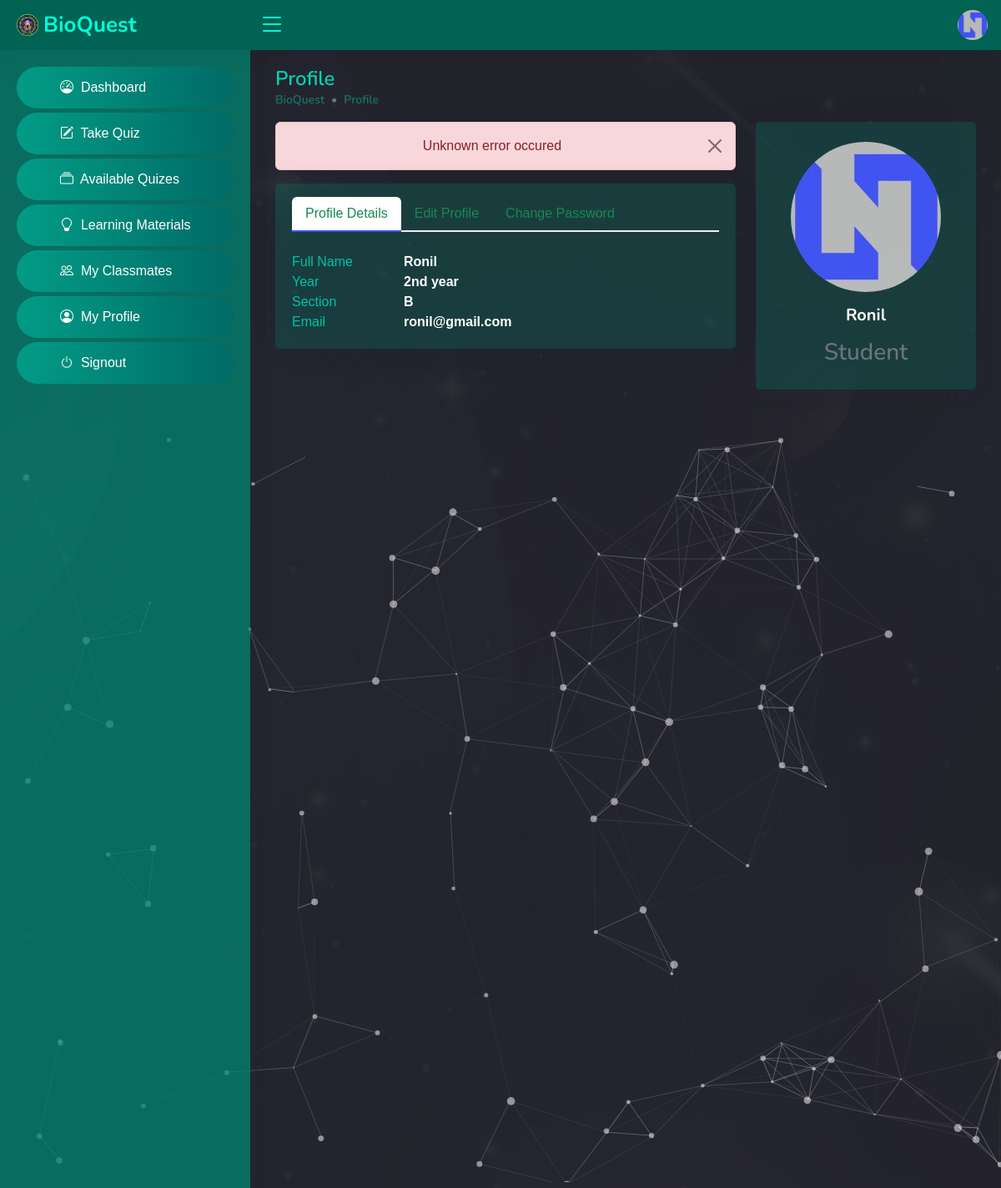
Screenshot of /student/profile.php?unknown (signed in) with the database file from the repository.
### tables this page shows
CREATE TABLE IF NOT EXISTS `tbl_student` (
  `id` int NOT NULL AUTO_INCREMENT,
  `email` varchar(50) NOT NULL,
  `student_id` varchar(50) NOT NULL,
  `password` varchar(50) NOT NULL,
  `firstname` varchar(50) NOT NULL,
  `middlename` varchar(50) NOT NULL,
  `lastname` varchar(50) NOT NULL,
  `year_level` int NOT NULL,
  `section` int NOT NULL,
  `img_url` varchar(50) NOT NULL,
  `created_at` varchar(50) NOT NULL,
  PRIMARY KEY (`id`),
  KEY `year_level` (`year_level`),
  KEY `section` (`section`),
  KEY `section_2` (`section`)
);

CREATE TABLE IF NOT EXISTS `tbl_year_level` (
  `id` int NOT NULL AUTO_INCREMENT,
  `year_level` varchar(50) NOT NULL,
  PRIMARY KEY (`id`)
);

CREATE TABLE IF NOT EXISTS `tbl_section` (
  `id` int NOT NULL AUTO_INCREMENT,
  `section` varchar(50) NOT NULL,
  PRIMARY KEY (`id`)
);

### student/profile.php (the view, shortened to what this page needs)
<?php
include('../database-connection.php');
if (isset($_SESSION['id'])) {
    $student_id = $_SESSION['id'];
    $stmt = $conn->prepare(' SELECT
    tbl_student.id,
    tbl_student.email,
    tbl_student.firstname,
    tbl_student.middlename,
    tbl_student.lastname,
    tbl_year_level.year_level,
    tbl_section.section,
    tbl_student.img_url
    FROM tbl_student
    INNER JOIN tbl_year_level ON tbl_student.year_level = tbl_year_level.id
    INNER JOIN tbl_section ON tbl_student.section = tbl_section.id
    WHERE tbl_student.id = ? ');
    $stmt->bind_param('i', $student_id);
    $stmt->execute();
    $result = $stmt->get_result();
    $row = $result->fetch_assoc();
    $email = $row['email'];
    $year_level = $row['year_level'];
    $section = $row['section'];
?>
    <!DOCTYPE html>
    <html lang="en">
    <head>
        <?php include '../other-includes/head.php' ?>
    </head>
    <body>
        <?php include 'top-nav.php' ?>
        <?php include 'side-nav.php' ?>
        <div id="start">
            <div id="particles-js">
                <main id="main" class="main">
                    <div class="pagetitle">
                        <h1>Profile</h1>
                        <nav style="--bs-breadcrumb-divider: '•';">
                            <ol class="breadcrumb">
                                <li class="breadcrumb-item">BioQuest</li>
                                <li class="breadcrumb-item">Profile</li>
                            </ol>
                        </nav>
                    </div>
                    <section class="section profile">
                        <div class="row">
                            <div class="col-xl-8">
                                <?php
                                if (isset($_GET['unknown'])) {
                                ?>
                                    <div class="alert alert-danger alert-dismissible fade show d-flex align-items-center justify-content-center" role="alert">
                                        <?php echo $_GET['unknown'], "Unknown error occured"; ?>
                                        <a href="profile.php">
                                            <button type="button" class="btn-close" data-bs-dismiss="alert" aria-label="Close"></button>
                                        </a>
                                    </div>
                                <?php
                                }
                                ?>
                                <div class="card">
                                    <div class="card-body pt-3">
                                        <ul class="nav nav-tabs nav-tabs-bordered">
                                            <li class="nav-item">
                                                <button class="nav-link active text-success" data-bs-toggle="tab" data-bs-target="#profile-overview">Profile Details</button>
                                            </li>
                                            <li class="nav-item">
                                                <button class="nav-link text-success" data-bs-toggle="tab" data-bs-target="#profile-edit">Edit
                                                    Profile</button>
                                            </li>
                                            <li class="nav-item">
                                                <button class="nav-link text-success" data-bs-toggle="tab" data-bs-target="#profile-change-password">Change Password</button>
                                            </li>
                                        </ul>
                                        <div class="tab-content pt-2">
                                            <div class="tab-pane fade show active profile-overview pt-3" id="profile-overview">
                                                <form action="">
                                                    <div class="row">
                                                        <div class="col-lg-3 col-md-4 label"><label>Full Name</label></div>
                                                        <div class="col-lg-9 col-md-8 text-white fw-bold"><?php echo $firstname . " " . $middlename . " " . $lastname ?></div>
                                                    </div>
                                                    <div class="row">
                                                        <div class="col-lg-3 col-md-4 label"><label>Year</label></div>
                                                        <div class="col-lg-9 col-md-8 text-white fw-bold"><?php echo $year_level ?></div>
                                                    </div>
                                                    <div class="row">
                                                        <div class="col-lg-3 col-md-4 label"><label>Section</label></div>
                                                        <div class="col-lg-9 col-md-8 text-white fw-bold"><?php echo $section ?></div>
                                                    </div>
                                                    <div class="row">
                                                        <div class="col-lg-3 col-md-4 label"><label>Email</label></div>
                                                        <div class="col-lg-9 col-md-8 text-white fw-bold"><?php echo $email ?></div>
                                                    </div>
                                                </form>
                                            </div>
                                        </div>
                                    </div>
                                </div>
                            </div>
                            <div class="col-xl-4">
                                <div class="card">
                                    <div class="card-body profile-card pt-4 d-flex flex-column align-items-center">
                                        <img src="../assets/img/profiles/<?php echo $img_url ?>" alt="Profile" class="rounded-circle">
                                        <h5 class="text-white mt-3 fw-bold"><?php echo $firstname . " " . $middlename . " " . $lastname ?></h5>
                                        <h3 class="text-secondary mt-2">Student</h3>
                                    </div>
                                </div>
                            </div>
                        </div>
                    </section>
                </main>
            </div>
        </div>
    </body>
    </html>
<?php
} else {
    header("Location: ../index.php");
}

### student/top-nav.php (shortened to what this page needs)
<?php
include '../database-connection.php';
$stmt = $conn->prepare(' SELECT * FROM tbl_student WHERE id = ? ');
$stmt->bind_param('i', $_SESSION['id']);
$stmt->execute();
$result = $stmt->get_result();
$row = $result->fetch_assoc();
$firstname = $row['firstname'];
$img_url = $row['img_url'];
?>
<header id="header" class="header fixed-top d-flex align-items-center">
    <div class="d-flex align-items-center justify-content-between">
        <a href="student-dashboard.php" class="logo d-flex align-items-center">
            <img src="../assets/img/logo.png" alt="">
            <span class="d-none d-lg-block">BioQuest</span>
        </a>
        <i class="bi bi-list toggle-sidebar-btn"></i>
    </div>
    <nav class="header-nav ms-auto">
        <ul class="d-flex align-items-center">
            <li class="nav-item dropdown pe-3">
                <a class="nav-link nav-profile d-flex align-items-center pe-0" href="#" data-bs-toggle="dropdown">
                    <img src="../assets/img/profiles/<?php echo $img_url ?>" alt="Profile" class="rounded-circle">
                </a>
            </li>
        </ul>
    </nav>
</header>

### student/assets/css/style.css (style rules this page uses)
:root { --primary-color: #00c2a5; --secondary-color: #004b40; scroll-behavior: smooth; }
body { color: #444444; margin: 0; font-family: 'Source Sans Pro', sans-serif; background: #000; }
a { color: #4154f1; text-decoration: none; }
h1, h2, h3, h4, h5, h6 { font-family: "Nunito", sans-serif; }
#main { margin-top: 60px; padding: 20px 30px; transition: all 0.3s; }
.pagetitle { margin-bottom: 10px; }
.pagetitle h1 { font-size: 24px; margin-bottom: 0; font-weight: 600; color: #00d3b3; }
.card { margin-bottom: 30px; border: none; border-radius: 5px; box-shadow: 0px 0 30px rgba(1, 41, 112, 0.1); background-color: #007b684c; }
.card-body { padding: 0 20px 20px 20px; }
.breadcrumb { font-size: 14px; font-family: "Nunito", sans-serif; color: #899bbd; font-weight: 600; }
.breadcrumb .breadcrumb-item { color: #00debd72; }
.nav-tabs-bordered { border-bottom: 2px solid #ebeef4; }
.nav-tabs-bordered .nav-link { margin-bottom: -2px; border: none; color: #2c384e; }
.nav-tabs-bordered .nav-link.active { background-color: #fff; color: #4154f1; border-bottom: 2px solid #4154f1; }
.logo { line-height: 1; }
@media (min-width: 1200px) { .logo { width: 280px; } }
.logo img { max-height: 26px; margin-right: 6px; }
.logo span { font-size: 26px; font-weight: 700; color: #00ffd9; font-family: "Nunito", sans-serif; }
.header { transition: all 0.5s; z-index: 997; height: 60px; box-shadow: 0px 2px 20px rgba(1, 41, 112, 0.1); background-color: #008672bd; padding-left: 20px; }
.header .toggle-sidebar-btn { font-size: 32px; padding-left: 10px; cursor: pointer; color: #00ffd9; }
.header-nav ul { list-style: none; }
.header-nav>ul { margin: 0; padding: 0; }
.header-nav .nav-profile { color: #00ffd9; }
.header-nav .nav-profile img { max-height: 36px; }
@media (min-width: 1200px) { #main, #footer { margin-left: 300px; } }
#start { background: url(../images/bg1.jpg) no-repeat; background-size: cover; -webkit-background-size: cover; -moz-background-size: cover; -o-background-size: cover; -ms-background-size: cover; background-attachment: fixed; position: relative; }
#particles-js { width: 100%; background-image: url('../../images/bg1.jpg'); background-size: cover; background-position: 50% 50%; background-repeat: no-repeat; }
form input::placeholder, form label, form input { color: #00c2a5 !important; }

### rows the page displays
tbl_student: img_url (placeholder picture), firstname "Ronil", tbl_year_level.year_level "2nd year", tbl_section.section "B", email "ronil@gmail.com"
